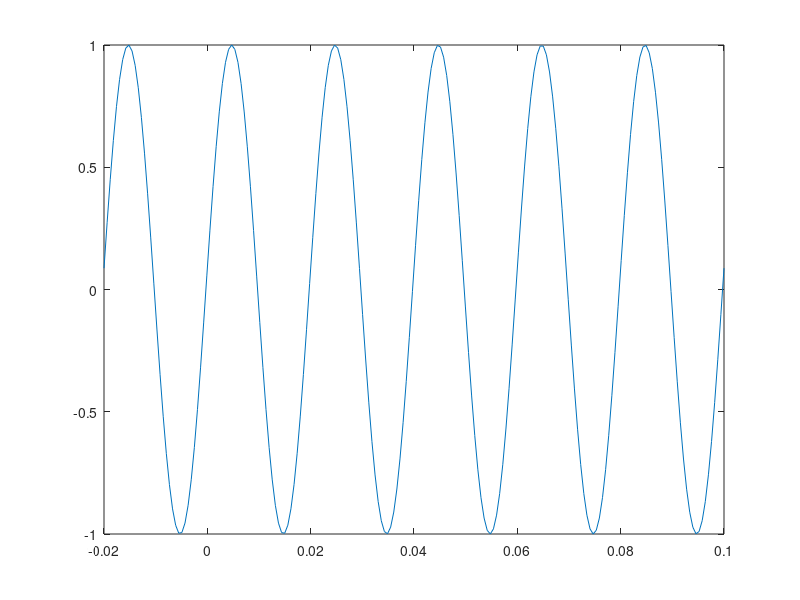

This chart was generated by the following MATLAB code:
close all
clear all
clc
v=1;
f=50;
n=input('cycle');
th=input('degree= ');
x=(pi/180)*th;
T=1/f;
w=2*pi*f;
t=linspace(-0.02,n*T,200);
V=v*sin(w*t+x ); %theta=(pi/180)*(degree)
plot(t,V);